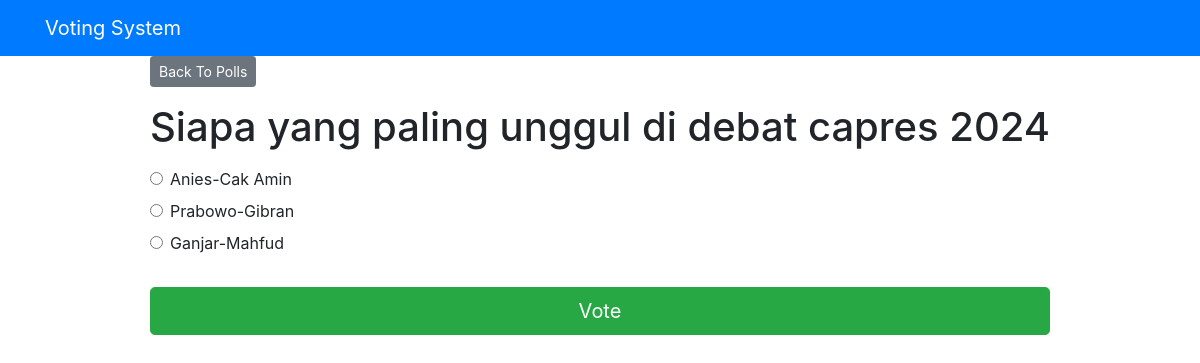
The page /polls/1/ on the database its author committed.
### votingApp/models.py (models this page shows, shortened)
class Question(models.Model):
    question_text = models.CharField(max_length = 300)
    pub_date = models.DateTimeField('date published')

class Choice(models.Model):
    question = models.ForeignKey(Question, on_delete = models.CASCADE)
    choice_text = models.CharField(max_length = 200)
    votes = models.IntegerField(default=0)

### votingApp/views.py (the view)
# urls.py: path('<int:question_id>/', views.detail, name='detail'),
def detail(request, question_id):
    try:
        question = Question.objects.get(pk = question_id)
    except Question.DoesNotExist:
        raise Http404('Question does not exist')
    return render(request, 'polls/detail.html',
                    {'question': question})

### templates/polls/detail.html (shortened to what this page needs)
{% extends 'base.html' %}
{% block content %}
<a class ="btn btn-secondary btn-sm mb-3" href ="{% url 'votingApp:index' %}">Back To Polls</a>
<h1 class ="text-center mb-3">{{ question.question_text }}</h1>
<form action ="{% url 'votingApp:vote' question.id %}" method ="post">
	{% for choice in question.choice_set.all %}
	<div class ="form-check">
		<input type ="radio" name ="choice" class ="form-check-input" id ="choice{{ forloop.counter }}"
			value ="{{ choice.id }}" />
		<label for ="choice{{ forloop.counter }}">{{ choice.choice_text }}</label>
	</div>
	{% endfor %}
	<input type ="submit" value ="Vote" class ="btn btn-success btn-lg btn-block mt-4" />
</form>
{% endblock %}

### rows shown on the page
Question: question_text "Siapa yang paling unggul di debat capres 2024"
Choice: choice_text "Anies-Cak Amin"
Choice: choice_text "Prabowo-Gibran"
Choice: choice_text "Ganjar-Mahfud"
